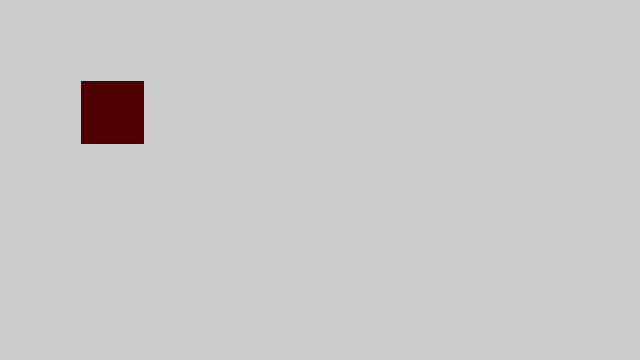
Frame 1 (no input)
Frame 60 (the mouse pressed at the canvas centre just before this capture): identical to frame 1, image omitted
Frame 120 (the mouse held since frame 60 and released just before this capture): identical to frame 1, image omitted

The Processing sketch that drew this single still picture (run headless with seeded random() and noise(); from frame 60 on, the mouse is pressed at the canvas centre):

// Processing sketch: ShapePrimitives5
// ── ShapePrimitives5.pde

color a = color(80,0,0);

void setup(){
size(640, 360); 
};


void draw(){
noStroke();
fill(a);
rect(81, 81, 63, 63);
};
